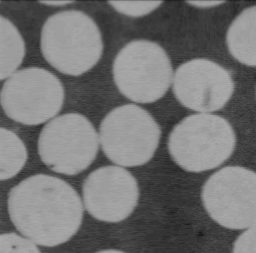
%> input picture BB.TIF, 256 x 253 px
$ octave Lab1.m   (GNU Octave 9; MATLAB toolbox functions it lacks are replaced by stand-ins)
%> lines starting %> are read from the running program, lines starting %| are printed output that depends on the picture; in (x1, y1, x2, y2) boxes, pixels count from 0 and x2, y2 are one past the last pixel; in counts of white or black regions, pixels touching at a corner belong together; the program's own positions count from 1
%Advanced Image Processing course, Image Segmentation lab
%by Daria Kruzhinskaia

% Lab 1. Thresholding

%% read the images

im1 = imread ('BB.TIF');
%> im1 is the input picture: size 253x256 uint8; min 28, max 168, mean 115.6
im4 = imread ('CHROMOSO.BMP');
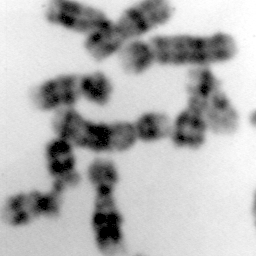
%> input picture CHROMOSO.BMP, 256 x 256 px
%> im4 is the input picture: size 256x256 uint8; min 0, max 255, mean 179.1
im2 = imread ('CIRCUIT.BMP');
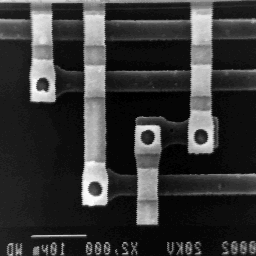
%> input picture CIRCUIT.BMP, 256 x 256 px
%> im2 is the input picture: size 256x256 uint8; min 0, max 255, mean 54.4
im3 = imread ('TOOLS.BMP');
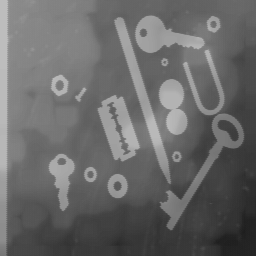
%> input picture TOOLS.BMP, 256 x 256 px
%> im3 is the input picture: size 256x256 uint8; min 29, max 189, mean 104.6

%% image 1

%get binary image using Otsu
BW1= imbinarize (im1,graythresh(im1));
%> BW1: size 253x256 logical; 55.6% white; 4 black regions (1 under 20 px), largest, box (x1, y1, x2, y2) and area: (0, 0, 256, 253) 25933, (0, 103, 115, 236) 2793, (0, 80, 6, 92) 38
%fill in the holes
BW1 = imfill(BW1, 'holes');

%Method 1. Morphological
se_m =  strel('disk', 10);
BW1_m = imerode(BW1, se_m);
%> BW1_m: size 253x256 logical; 26.5% white; 15 white regions, largest, box (x1, y1, x2, y2) and area: (17, 184, 76, 238) 2314, (211, 175, 256, 253) 1877, (50, 20, 93, 66) 1550
se_m =  strel('disk', 5);
BW1_m = imdilate(BW1_m, se_m);
%> BW1_m: size 253x256 logical; 38.7% white; 14 white regions, largest, box (x1, y1, x2, y2) and area: (0, 180, 80, 253) 3584, (207, 171, 256, 253) 2528, (46, 16, 97, 70) 2214

%Method 2. Watershed
%calculation of distance transform
D = -bwdist(~BW1);
mask = imextendedmin(D,2);
%> mask: size 253x256 logical; 0.81% white; 19 white regions (4 under 20 px), largest, box (x1, y1, x2, y2) and area: (232, 195, 248, 201) 48, (47, 0, 67, 3) 42, (197, 83, 208, 89) 38
D2 = imimposemin(D,mask);
D2(~BW1) = -Inf;
%Apply watershed
L = watershed(D2);
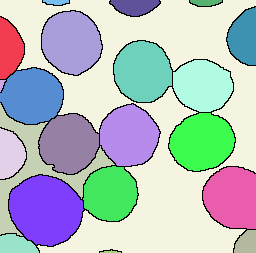
%> L: size 253x256 uint8; 23 distinct labels, from 0 to 22; one colour per label, 0 black
BW1(L==0) = 0;
%> BW1: size 253x256 logical; 51.1% white; 1 black region, box (x1, y1, x2, y2) and area: (0, 0, 256, 253) 31671

se = strel('disk', 8);
BW1 = imopen(BW1, se); %delete small pieces of  circles in the frame
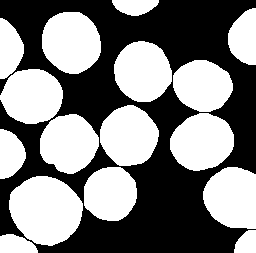
%> BW1: size 253x256 logical; 50.3% white; 1 black region, box (x1, y1, x2, y2) and area: (0, 0, 256, 253) 32203

%show results
figure;
subplot(1,3, 1); imshow(im1); title('Original');
subplot(1,3,2); imshow(BW1_m); title('Morphological approach');
subplot(1,3,3); imshow(BW1); title('Watershed approach');

% [4 lines of commented-out code are left out]

%% image 2

threshold2 = graythresh(im2) - 0.09; %custom value of threshold
%> threshold2 = 0.29
BW2_temp = imbinarize (im2, threshold2);
%> BW2_temp: size 256x256 logical; 23.4% white; 53 white regions (27 under 20 px), largest, box (x1, y1, x2, y2) and area: (0, 0, 256, 207) 11597, (134, 116, 164, 225) 2173, (200, 173, 256, 180) 183
se2 = strel('line', 6 , 90);
BW2 = imerode (BW2_temp, se2); %delete horizontal elements
%> BW2: size 256x256 logical; 17.1% white; 33 white regions (27 under 20 px), largest, box (x1, y1, x2, y2) and area: (82, 0, 108, 204) 4195, (188, 0, 214, 151) 3054, (30, 0, 56, 100) 1997, (135, 121, 161, 222) 1719, (0, 22, 25, 36) 66, (11, 246, 13, 256) 20
se2 = strel('square', 3);
BW2 = imopen (BW2, se2);
%> BW2: size 256x256 logical; 16.7% white; 6 white regions (2 under 20 px), largest, box (x1, y1, x2, y2) and area: (82, 0, 108, 204) 4188, (188, 0, 214, 151) 3047, (30, 0, 55, 100) 1992, (135, 128, 161, 222) 1686

BW2 = bwareaopen(BW2, 10); % delete small elements

%show result
figure;
subplot(1,3,1); imshow(im2); title('Original');
subplot(1,3,2); imshow(BW2_temp); title('After thresholding');
subplot(1,3,3); imshow(BW2); title('Final result');

%% image 3

BW3_adapt = imbinarize(im3, adaptthresh(im3));
%> BW3_adapt: size 256x256 logical; 13.9% white; 50 white regions (31 under 20 px), largest, box (x1, y1, x2, y2) and area: (160, 114, 244, 230) 1627, (114, 17, 171, 184) 1499, (98, 95, 140, 161) 1136
se3 = strel('disk',20);
temp3 = imtophat (im3, se3); %homogenize the illumination
temp3= im3.*0.1 + temp3.*0.9;
BW3 = imbinarize (temp3, graythresh(temp3));
%> BW3: size 256x256 logical; 17.2% white; 15 white regions, largest, box (x1, y1, x2, y2) and area: (0, 0, 9, 256) 1871, (160, 114, 244, 230) 1636, (114, 17, 171, 184) 1617

%show results
figure;
subplot(1,4,1); imshow(im3); title('Original (a)');
subplot(1,4,2); imshow(BW3_adapt); title('After adaptive threshold (b)');
subplot(1,4,3); imshow(temp3); title('After tophat (c)');
subplot(1,4,4); imshow(BW3); title('Final result (d)');

%% image 4

im4filt = medfilt2(im4);

BWedges =  edge(im4filt,'Canny');
%> BWedges: size 256x256 logical; 4.8% white in thin lines or dots
threshold4 = graythresh(im4filt) - 0.06;
%> threshold4 = 0.54
BW4 = imbinarize (im4filt, threshold4);
%> BW4: size 256x256 logical; 74.1% white; 11 black regions (5 under 20 px), largest, box (x1, y1, x2, y2) and area: (6, 74, 164, 226) 7134, (49, 0, 168, 56) 3219, (127, 35, 229, 71) 2420, (89, 161, 123, 251) 2106, (171, 69, 228, 146) 2080, (222, 117, 227, 122) 21
se4 = strel('disk', 3);
BW4 = imdilate (BW4, se4);
%> BW4: size 256x256 logical; 79.8% white; 6 black regions (1 under 20 px), largest, box (x1, y1, x2, y2) and area: (9, 76, 161, 223) 5630, (51, 0, 165, 54) 2585, (130, 37, 227, 69) 1880, (91, 163, 121, 249) 1642, (174, 71, 226, 144) 1506
BW4inv = imcomplement (BW4);
D = -bwdist(~BW4inv );
%> D: size 256x256 single
%Apply watershed
L = watershed(D);
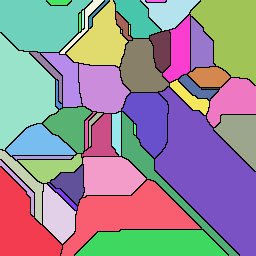
%> L: size 256x256 uint8; 51 distinct labels, from 0 to 50; one colour per label, 0 black
BW4inv(L==0) = 0;
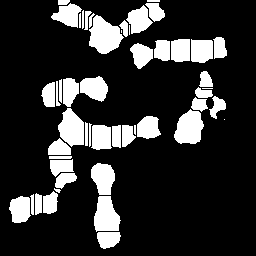
%> BW4inv: size 256x256 logical; 19% white; 50 white regions (6 under 20 px), largest, box (x1, y1, x2, y2) and area: (89, 15, 124, 54) 872, (174, 109, 204, 144) 760, (94, 196, 121, 232) 711

%show results
subplot (2, 2, 1); imshow ( im4filt);
subplot (2, 2, 2); imshow ( BW4);
subplot (2, 2, 3); imshow (BW4inv );
subplot (2, 2, 4); imshow ( BWedges);
